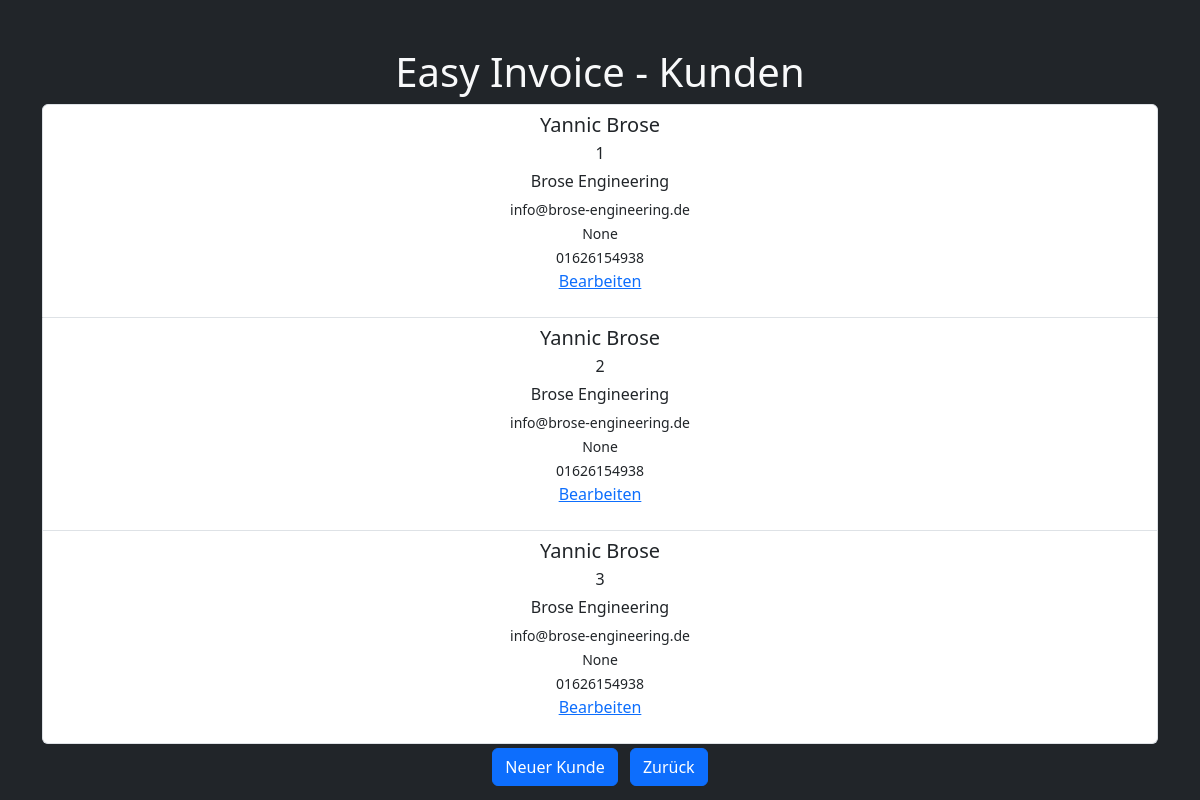
Before: /customers/ with the older database file.
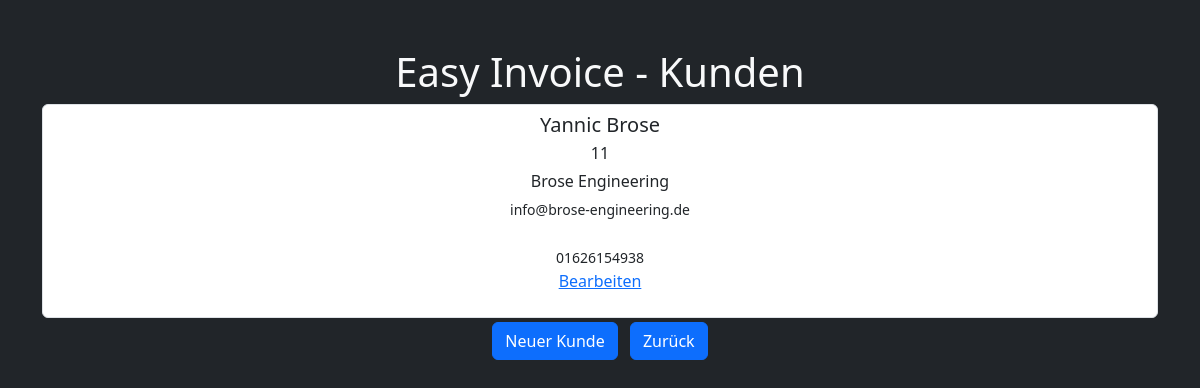
After: the same page with the newer database file.
### customers/models.py (models this page shows, shortened)
class Customer(models.Model):
    customer_id = models.AutoField(primary_key=True)
    first_name = models.CharField(max_length=64)
    last_name = models.CharField(max_length=64)
    company_name = models.CharField(max_length=64)
    street = models.CharField(max_length=64)
    zip_code = models.CharField(max_length=5)  # Use CharField to allow leading zeros
    city = models.CharField(max_length=64)
    email = models.EmailField()
    phone = models.CharField(max_length=32, blank=True)  # Use CharField to store phone numbers
    mobile = models.CharField(max_length=32, blank=True)  # Use CharField to store mobile numbers

### customers/views.py (the view)
# urls.py: path("", views.index, name ="index"),
def index(request):
    if request.method == "POST":
        pass
    else:
        return render(request, "customers/index.html", {
            "title": "Easy Invoice - Kunden",
            "customers": Customer.objects.all()
        })

### customers/templates/customers/index.html (shortened to what this page needs)
{% extends "layout.html" %}
{% block body %}
    <div class="container mt-5 text-center">
        <h1>{{ title }}</h1>
        <div class="list-group">
            {% for customer in customers %}
                <div class="list-group-item">
                    <h5 class="mb-1">{{ customer.first_name }} {{ customer.last_name }}</h5>
                    <p class="mb-1">{{ customer.customer_id }}</p>
                    <p class="mb-1">{{ customer.company_name }}</p>
                    <small>{{ customer.email }}</small><br>
                    <small>{{ customer.phone }}</small><br>
                    <small>{{ customer.mobile }}</small><br>
                    <p><a href="{% url 'customers:edit' customer.customer_id %}">Bearbeiten</a></p>
                </div>
            {% endfor %}
        </div>
        <a href="{% url 'customers:add_new' %}" class="btn btn-primary m-1">Neuer Kunde</a>
        <a href="{% url 'homepage:index' %}" class="btn btn-primary m-1">Zurück</a>
    </div>
{% endblock %}

### common/templates/layout.html (shortened to what this page needs)
<!DOCTYPE html>
<html lang="en">
    <head>
        <link href="https://cdn.jsdelivr.net/npm/bootstrap@5.3.3/dist/css/bootstrap.min.css" rel="stylesheet"
>
    </head>
    <body class="bg-dark text-light">
        {% block body %}
        {% endblock %}
    </body>
</html>

Changed rows visible on the page:
removed Customer: first_name "Yannic", last_name "Brose", customer_id "1", company_name "Brose Engineering", email "info@brose-engineering.de", phone "None", mobile "01626154938"
removed Customer: first_name "Yannic", last_name "Brose", customer_id "2", company_name "Brose Engineering", email "info@brose-engineering.de", phone "None", mobile "01626154938"
removed Customer: first_name "Yannic", last_name "Brose", customer_id "3", company_name "Brose Engineering", email "info@brose-engineering.de", phone "None", mobile "01626154938"
added Customer: first_name "Yannic", last_name "Brose", customer_id "11", company_name "Brose Engineering", email "info@brose-engineering.de", mobile "01626154938"
